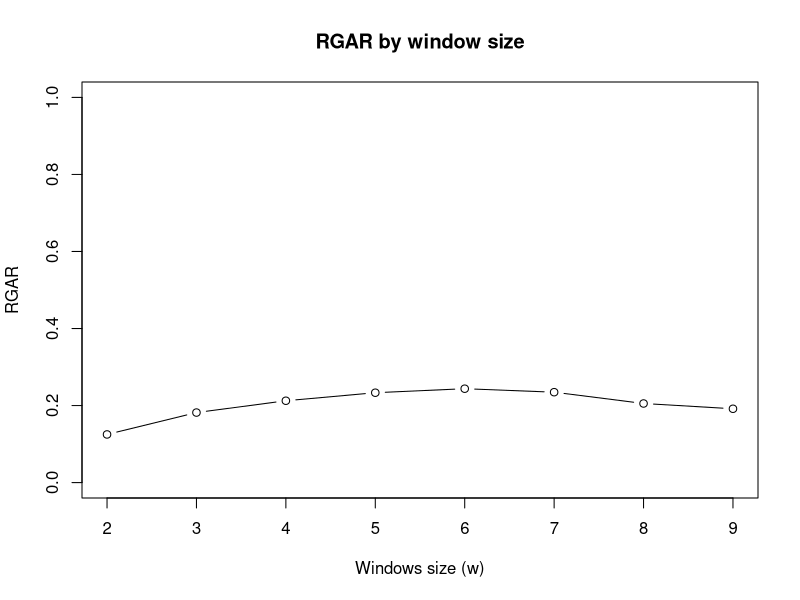

Source code (R):
library(seriation)


### Name: criterion
### Title: Criterion for a Loss/Merit Function for Data Given a Permutation
### Aliases: criterion criterion.dist criterion.matrix criterion.array
### Keywords: cluster

### ** Examples

## create random data and calculate distances
m <- matrix(runif(20),ncol=2)
d <- dist(m)

## get an order for rows (optimal for the least squares criterion)
o <- seriate(d, method = "MDS")
o

## compare the values for all available criteria
rbind(
    unordered = criterion(d),
    ordered = criterion(d, o)
)

## compare RGAR by window size (from local to global)
w <- 2:(nrow(m)-1)
RGAR <- sapply(w, FUN = function (w)
  criterion(d, o, method="RGAR", w = w))
plot(w, RGAR, type = "b", ylim = c(0,1),
  xlab = "Windows size (w)", main = "RGAR by window size")
